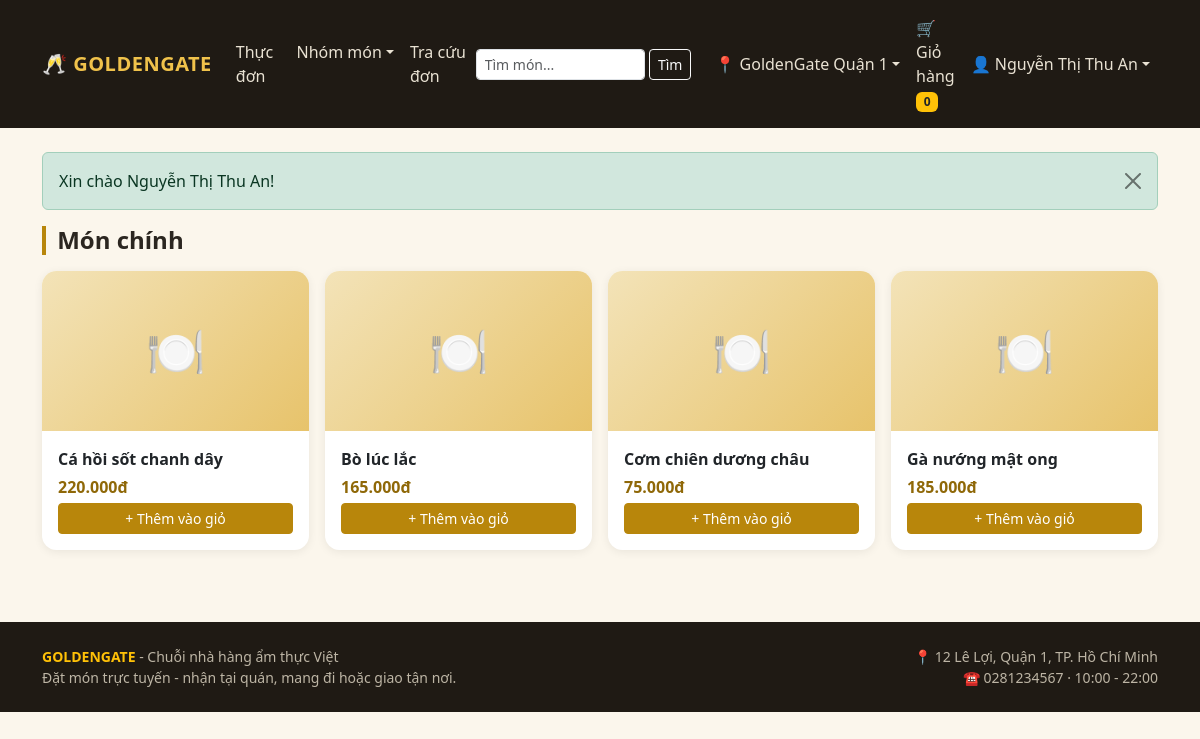
Page /index.php?action=group&id=2 (signed in) on the committed database.
### tables this page shows
CREATE TABLE chinhanh (
  id INT AUTO_INCREMENT PRIMARY KEY,
  tenchinhanh VARCHAR(100) NOT NULL,
  diachi VARCHAR(255) NOT NULL,
  sodienthoai VARCHAR(15) DEFAULT NULL,
  giomocua TIME NOT NULL DEFAULT '10:00:00',
  giodongcua TIME NOT NULL DEFAULT '22:00:00',
  trangthai TINYINT NOT NULL DEFAULT 1
);

CREATE TABLE monan (
  id INT AUTO_INCREMENT PRIMARY KEY,
  tenmon VARCHAR(255) NOT NULL,
  mota TEXT,
  giaban DECIMAL(12,0) NOT NULL DEFAULT 0,
  hinhanh VARCHAR(255) DEFAULT NULL,
  nhom_id INT NOT NULL,
  luotxem INT NOT NULL DEFAULT 0,
  luotgoi INT NOT NULL DEFAULT 0,
  trangthai TINYINT NOT NULL DEFAULT 1,
  FOREIGN KEY (nhom_id) REFERENCES nhomon(id)
);

### core/helpers.php (called while the page is built, shortened)
<?php
function e($s) { return htmlspecialchars((string)$s, ENT_QUOTES, 'UTF-8'); }
function money($n) { return number_format((float)$n, 0, ',', '.') . 'đ'; }
function current_user() {
    $u = $_SESSION['user'] ?? null;
    return (is_array($u) && isset($u['id'], $u['hoten'], $u['loai'])) ? $u : null;
}
function img_url($name) { return $name ? '../uploads/monan/' . rawurlencode($name) : null; }

### model/db.php (called while the page is built, shortened)
<?php
class DB {
    private static $pdo = null;
    public static function pdo() {
        if (!self::$pdo) {
            $c = cfg('db');
            $dsn = "mysql:host={$c['host']};port={$c['port']};dbname={$c['name']};charset=utf8mb4";
            self::$pdo = new PDO($dsn, $c['user'], $c['pass'], [
                PDO::ATTR_ERRMODE => PDO::ERRMODE_EXCEPTION,
                PDO::ATTR_DEFAULT_FETCH_MODE => PDO::FETCH_ASSOC,
                PDO::ATTR_EMULATE_PREPARES => false,
            ]);
            self::$pdo->exec("SET time_zone = '+07:00'");
        }
        return self::$pdo;
    }
    public static function all($sql, $p = []) { $s = self::pdo()->prepare($sql); $s->execute($p); return $s->fetchAll(); }
    public static function one($sql, $p = []) { $s = self::pdo()->prepare($sql); $s->execute($p); $r = $s->fetch(); return $r ?: null; }
}

### model/chinhanh.php (called while the page is built, shortened)
<?php
class ChiNhanh {
    public static function laySo($id) { return DB::one("SELECT * FROM chinhanh WHERE id=?", [(int)$id]); }
}

### core/bootstrap.php (called while the page is built, shortened)
<?php
spl_autoload_register(function ($class) {
    $f = ROOT . '/model/' . strtolower($class) . '.php';
});
require_once ROOT . '/core/helpers.php';

### model/giohang.php (called while the page is built, shortened)
<?php
class GioHang {
    public static function raw() { return $_SESSION['giohang'] ?? []; }
    public static function dem() { return array_sum(self::raw()); }
}

### model/monan.php (called while the page is built, shortened)
<?php
class MonAn {
    public static function layTheoChiNhanh($cn, $nhom = null, $q = null) {
        $sql = self::SEL . " WHERE m.trangthai = 1 AND mc.conphucvu = 1";
        $p = [(int)$cn];
        if ($nhom) { $sql .= " AND m.nhom_id = ?"; $p[] = (int)$nhom; }
        $sql .= " ORDER BY m.nhom_id, m.luotgoi DESC, m.id";
        return DB::all($sql, $p);
    }
}

### public/inc/card.php (the view, shortened to what this page needs)
<?php
function card_mon($m, $here, $lyDo = null) {
    $img = img_url($m['hinhanh']);
    $ton = (int)($m['soluongton'] ?? 0);
    ob_start(); ?>
    <div class="col-6 col-md-4 col-lg-3">
      <div class="card card-mon">
        <a href="index.php?action=detail&id=<?= (int)$m['id'] ?>" class="text-decoration-none">
          <?php if ($img): ?><img class="mon-img" src="<?= e($img) ?>" alt="<?= e($m['tenmon']) ?>">
          <?php else: ?><div class="mon-ph">🍽️</div><?php endif; ?>
        </a>
        <div class="card-body d-flex flex-column">
          <a href="index.php?action=detail&id=<?= (int)$m['id'] ?>" class="text-dark text-decoration-none fw-semibold"><?= e($m['tenmon']) ?></a>
          <div class="price my-1"><?= money($m['giaban']) ?></div>
          <div class="mt-auto">
            <?php if ($ton <= 0): ?>
              <button class="btn btn-secondary btn-sm w-100" disabled>Tạm hết</button>
            <?php else: ?>
              <form method="post" action="index.php">
                <button class="btn btn-gg btn-sm w-100">+ Thêm vào giỏ</button>
              </form>
            <?php endif; ?>
          </div>
        </div>
      </div>
    </div>
    <?php return ob_get_clean();
}

### public/inc/top.php (shortened to what this page needs)
<?php require_once __DIR__ . '/card.php'; ?>
<!DOCTYPE html>
<html lang="vi">
<head>
  <link href="https://cdn.jsdelivr.net/npm/bootstrap@5.3.3/dist/css/bootstrap.min.css" rel="stylesheet">
  <link href="assets/gg.css" rel="stylesheet">
</head>
<body>
<nav class="navbar navbar-expand-lg navbar-gg navbar-dark sticky-top">
  <div class="container">
    <a class="navbar-brand" href="index.php">🥂 GOLDENGATE</a>
    <div class="collapse navbar-collapse" id="nav">
      <ul class="navbar-nav me-auto">
        <li class="nav-item"><a class="nav-link" href="index.php">Thực đơn</a></li>
        <li class="nav-item dropdown">
          <a class="nav-link dropdown-toggle" href="#" data-bs-toggle="dropdown">Nhóm món</a>
        </li>
        <li class="nav-item"><a class="nav-link" href="index.php?action=tracuu">Tra cứu đơn</a></li>
      </ul>
      <form class="d-flex me-3" method="get" action="index.php">
        <input class="form-control form-control-sm me-1" name="q" placeholder="Tìm món..." value="<?= e($_GET['q'] ?? '') ?>">
        <button class="btn btn-sm btn-outline-light">Tìm</button>
      </form>
      <ul class="navbar-nav align-items-lg-center">
        <li class="nav-item dropdown">
          <a class="nav-link dropdown-toggle" href="#" data-bs-toggle="dropdown">📍 <?= e($cb['tenchinhanh'] ?? 'Chọn chi nhánh') ?></a>
        </li>
        <li class="nav-item"><a class="nav-link" href="index.php?action=giohang">🛒 Giỏ hàng <span class="badge bg-warning text-dark"><?= (int)$soGio ?></span></a></li>
        <?php if ($user): ?>
          <li class="nav-item dropdown">
            <a class="nav-link dropdown-toggle" href="#" data-bs-toggle="dropdown">👤 <?= e($user['hoten']) ?></a>
          </li>
        <?php else: ?>
          <li class="nav-item"><a class="nav-link" href="index.php?action=dangnhap">Đăng nhập</a></li>
          <li class="nav-item"><a class="btn btn-sm btn-gg ms-lg-2" href="index.php?action=dangky">Đăng ký</a></li>
        <?php endif; ?>
      </ul>
    </div>
  </div>
</nav>
<main class="container py-4">
<?php foreach (take_flash() as [$t, $msg]): ?>
  <div class="alert alert-<?= e($t) ?> alert-dismissible fade show"><?= e($msg) ?><button class="btn-close" data-bs-dismiss="alert"></button></div>
<?php endforeach; ?>

### public/group.php (shortened to what this page needs)
<?php include 'inc/top.php'; ?>
<h4 class="section-title mb-3"><?= e($heading) ?></h4>
<div class="row g-3">
  <?php foreach ($mons as $m) echo card_mon($m, $here); ?>
</div>
<?php include 'inc/bottom.php'; ?>

### public/inc/bottom.php (shortened to what this page needs)
</main>
<footer class="py-4 mt-5">
  <div class="container small">
    <div class="row">
      <div class="col-md-6"><strong class="text-warning">GOLDENGATE</strong> - Chuỗi nhà hàng ẩm thực Việt<br>Đặt món trực tuyến - nhận tại quán, mang đi hoặc giao tận nơi.</div>
      <div class="col-md-6 text-md-end">
        <?php if (!empty($cb)): ?>📍 <?= e($cb['diachi']) ?><br>☎ <?= e($cb['sodienthoai']) ?> · <?= substr($cb['giomocua'], 0, 5) ?> - <?= substr($cb['giodongcua'], 0, 5) ?><?php endif; ?>
      </div>
    </div>
  </div>
</footer>
</body>
</html>

### public/assets/gg.css (style rules this page uses)
:root { --gg-gold:#b8860b; --gg-gold-d:#8f6808; --gg-dark:#1f1a14; --gg-cream:#fbf6ec; }
body { background: var(--gg-cream); color:#2b2620; }
.navbar-gg { background: var(--gg-dark); }
.navbar-gg .navbar-brand { color: #f0c24b; font-weight:700; letter-spacing:.5px; }
.navbar-gg .nav-link, .navbar-gg .btn-link { color:#e9e2d3; }
.btn-gg { background: var(--gg-gold); border-color: var(--gg-gold); color:#fff; }
.card-mon { border:0; border-radius:.9rem; box-shadow:0 2px 10px rgba(0,0,0,.07); transition: transform .15s; height:100%; }
.mon-ph { height:160px; border-radius:.9rem .9rem 0 0; display:flex; align-items:center; justify-content:center; font-size:3rem; background: linear-gradient(135deg,#f3e3b8,#e7c36b); }
.price { color: var(--gg-gold-d); font-weight:700; }
.section-title { border-left:4px solid var(--gg-gold); padding-left:.7rem; font-weight:700; }
footer { background: var(--gg-dark); color:#bdb5a5; }

### rows in the picture
chinhanh: tenchinhanh "GoldenGate Quận 1", diachi "12 Lê Lợi, Quận 1, TP. Hồ Chí Minh", sodienthoai "0281234567", giomocua "10:00", giodongcua "22:00"
monan: tenmon "Cá hồi sốt chanh dây", giaban "220.000đ"
monan: tenmon "Bò lúc lắc", giaban "165.000đ"
monan: tenmon "Cơm chiên dương châu", giaban "75.000đ"
monan: tenmon "Gà nướng mật ong", giaban "185.000đ"

### other values in the picture
$soGio "0"
$user['hoten'] "Nguyễn Thị Thu An"
$msg "Xin chào Nguyễn Thị Thu An!"
$heading "Món chính"
